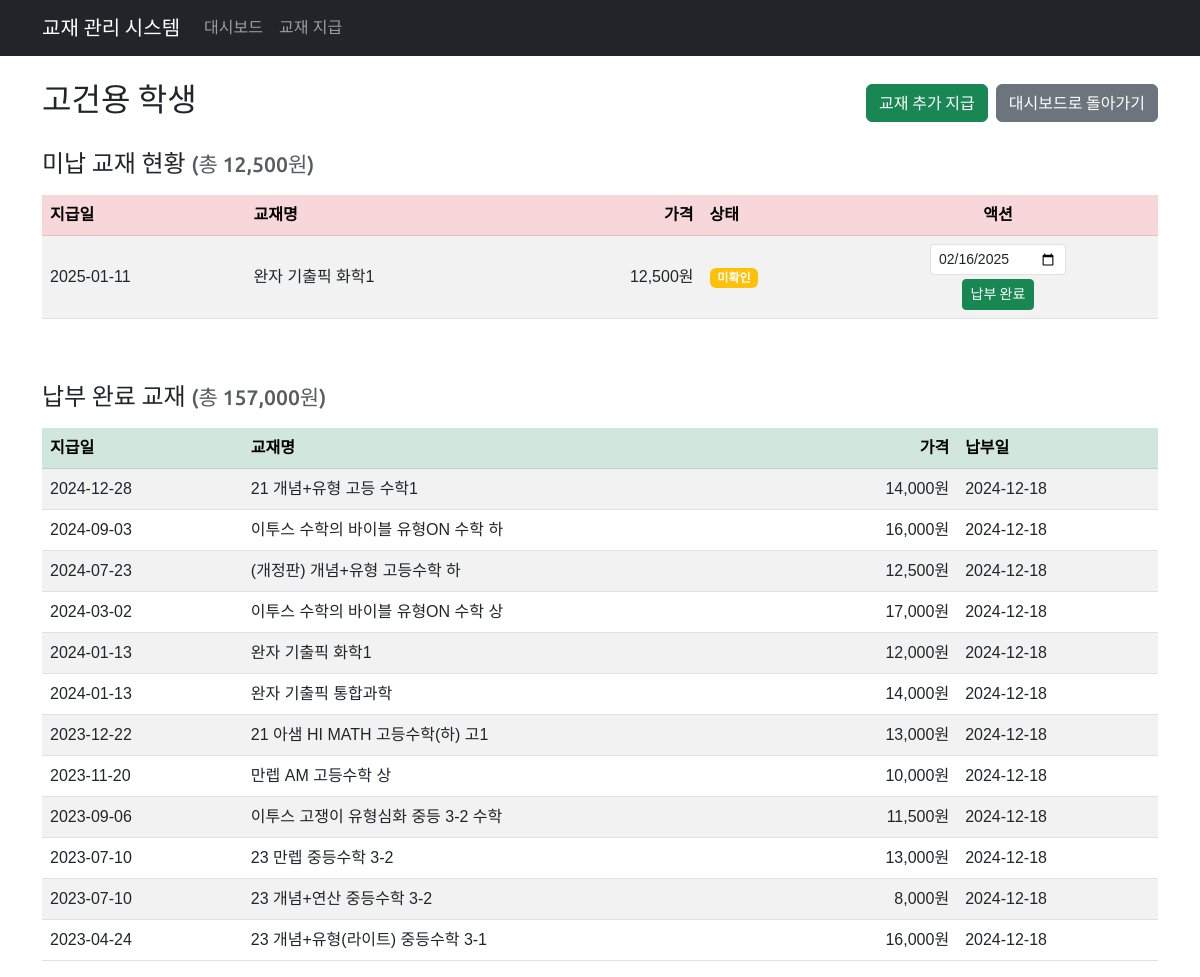
The app's page /textbook/student/189/ with its own data.
### textbook/models.py (models this page shows, shortened)
class Student(models.Model):
    name = models.CharField(max_length=255, unique=True, verbose_name='학생')
    class Meta:
        db_table = 'student'
        ordering = ['name']
        verbose_name = '학생'
        verbose_name_plural = '학생'

class Book(models.Model):
    input_date = models.DateField(verbose_name='지급일')
    book_name = models.CharField(max_length=255, verbose_name='교재')
    price = models.IntegerField(verbose_name='가격')
    checking = models.BooleanField(default=False, verbose_name='상태')
    student = models.ForeignKey(Student, on_delete=models.CASCADE, related_name='books', verbose_name='학생')
    payment_date = models.DateField(null=True, blank=True, verbose_name='수납일')
    class Meta:
        db_table = 'book'
        ordering = ['-input_date']
        verbose_name = '교재'
        verbose_name_plural = '교재'

### textbook/views.py (the view)
# urls.py: path('student/<int:student_id>/', views.student_detail, name='student_detail'),
def student_detail(request, student_id):
    student = get_object_or_404(Student, id=student_id)
    unpaid_books = student.books.filter(payment_date__isnull=True)
    paid_books = student.books.filter(payment_date__isnull=False)
    total_unpaid = unpaid_books.aggregate(total=Sum('price'))['total'] or 0
    total_paid = paid_books.aggregate(total=Sum('price'))['total'] or 0
    context = {
        'student': student,
        'unpaid_books': unpaid_books,
        'paid_books': paid_books,
        'total_unpaid': total_unpaid,
        'total_paid': total_paid,
        'today' : date.today(),
    }
    return render(request, 'textbook/student_detail.html', context)

### textbook/templates/textbook/student_detail.html (shortened to what this page needs)
{% extends 'textbook/base.html' %}
{% load humanize %}
{% block content %}
<div class="row">
    <div class="col-12">
        <div class="d-flex justify-content-between align-items-center mb-4">
            <h2>{{ student.name }} 학생</h2>
            <div class="d-flex gap-2">
                <a href="{% url 'textbook:issue_book' %}?student_id={{ student.id }}" class="btn btn-success">교재 추가 지급</a>
                <a href="{% url 'textbook:dashboard' %}" class="btn btn-secondary">
                    대시보드로 돌아가기
                </a>
            </div>
        </div>
        <h4 class="mb-3">미납 교재 현황 <small class="text-muted">(총 {{ total_unpaid|intcomma }}원)</small></h4>
        <div class="table-responsive mb-5">
            <table class="table table-striped table-hover align-middle">
                <thead class="table-danger">
                    <tr>
                        <th>지급일</th>
                        <th>교재명</th>
                        <th class="text-end">가격</th>
                        <th>상태</th>
                        <th class="text-center">액션</th>
                    </tr>
                </thead>
                <tbody>
                    {% for book in unpaid_books %}
                    <tr>
                        <td>{{ book.input_date|date:"Y-m-d" }}</td>
                        <td>{{ book.book_name }}</td>
                        <td class="text-end">{{ book.price|intcomma }}원</td>
                        <td>
                            {% if book.checking %}
                            <span class="badge bg-success">확인</span>
                            {% else %}
                            <span class="badge bg-warning">미확인</span>
                            {% endif %}
                        </td>
                        <td class="text-center">
                            <form action="{% url 'textbook:mark_as_paid' book.id %}" method="post" class="d-inline-block" onsubmit="return validateDate(this);">
                                <input type="date" name="payment_date" value="{{ today|date:'Y-m-d' }}" class="form-control form-control-sm" id="paymentDate_{{book.id}}">
                                <button type="submit" class="btn btn-success btn-sm mt-1">납부 완료</button>
                            </form>
                        </td>
                    </tr>
                    {% empty %}
                    <tr>
                        <td colspan="5" class="text-center">미납된 교재가 없습니다.</td>
                    </tr>
                    {% endfor %}
                </tbody>
            </table>
        </div>
        <h4 class="mb-3">납부 완료 교재 <small class="text-muted">(총 {{ total_paid|intcomma }}원)</small></h4>
        <div class="table-responsive">
            <table class="table table-striped table-hover align-middle">
                <thead class="table-success">
                    <tr>
                        <th>지급일</th>
                        <th>교재명</th>
                        <th class="text-end">가격</th>
                        <th>납부일</th>
                    </tr>
                </thead>
                <tbody>
                    {% for book in paid_books %}
                    <tr>
                        <td>{{ book.input_date|date:"Y-m-d" }}</td>
                        <td>{{ book.book_name }}</td>
                        <td class="text-end">{{ book.price|intcomma }}원</td>
                        <td>{{ book.payment_date|date:"Y-m-d" }}</td>
                    </tr>
                    {% empty %}
                    <tr>
                        <td colspan="4" class="text-center">납부 완료된 교재가 없습니다.</td>
                    </tr>
                    {% endfor %}
                </tbody>
            </table>
        </div>
    </div>
</div>
{% endblock %}

### textbook/templates/textbook/base.html (style rules this page uses)
body { font-family: 'Noto Sans KR', sans-serif; }
h1, h2, h3, h4, h5, h6, .navbar-brand, .btn, .pagination { font-family: 'Ubuntu', 'Noto Sans KR', sans-serif; }

### records on screen
Student: name "고건용"
Book: input_date "2025-01-11", book_name "완자 기출픽 화학1", price "12,500", checking "미확인", payment_date "02/16/2025"
Book: input_date "2024-12-28", book_name "21 개념+유형 고등 수학1", price "14,000", payment_date "2024-12-18"
Book: input_date "2024-09-03", book_name "이투스 수학의 바이블 유형ON 수학 하", price "16,000", payment_date "2024-12-18"
Book: input_date "2024-07-23", book_name "(개정판) 개념+유형 고등수학 하", price "12,500", payment_date "2024-12-18"
Book: input_date "2024-03-02", book_name "이투스 수학의 바이블 유형ON 수학 상", price "17,000", payment_date "2024-12-18"
Book: input_date "2024-01-13", book_name "완자 기출픽 화학1", price "12,000", payment_date "2024-12-18"
Book: input_date "2024-01-13", book_name "완자 기출픽 통합과학", price "14,000", payment_date "2024-12-18"
Book: input_date "2023-12-22", book_name "21 아샘 HI MATH 고등수학(하) 고1", price "13,000", payment_date "2024-12-18"
Book: input_date "2023-11-20", book_name "만렙 AM 고등수학 상", price "10,000", payment_date "2024-12-18"
Book: input_date "2023-09-06", book_name "이투스 고쟁이 유형심화 중등 3-2 수학", price "11,500", payment_date "2024-12-18"
Book: input_date "2023-07-10", book_name "23 만렙 중등수학 3-2", price "13,000", payment_date "2024-12-18"
Book: input_date "2023-07-10", book_name "23 개념+연산 중등수학 3-2", price "8,000", payment_date "2024-12-18"
Book: input_date "2023-04-24", book_name "23 개념+유형(라이트) 중등수학 3-1", price "16,000", payment_date "2024-12-18"

### other values on screen
{{ total_unpaid|intcomma }} "12,500"
{{ total_paid|intcomma }} "157,000"
